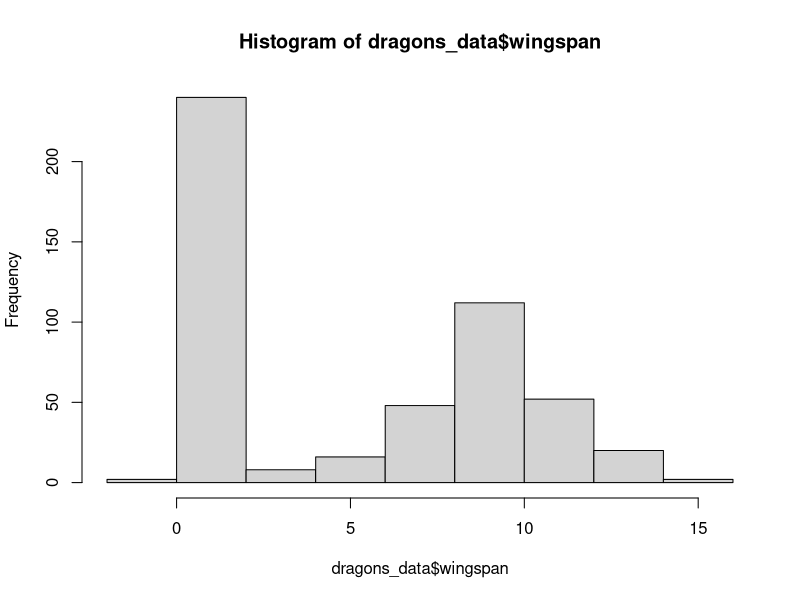
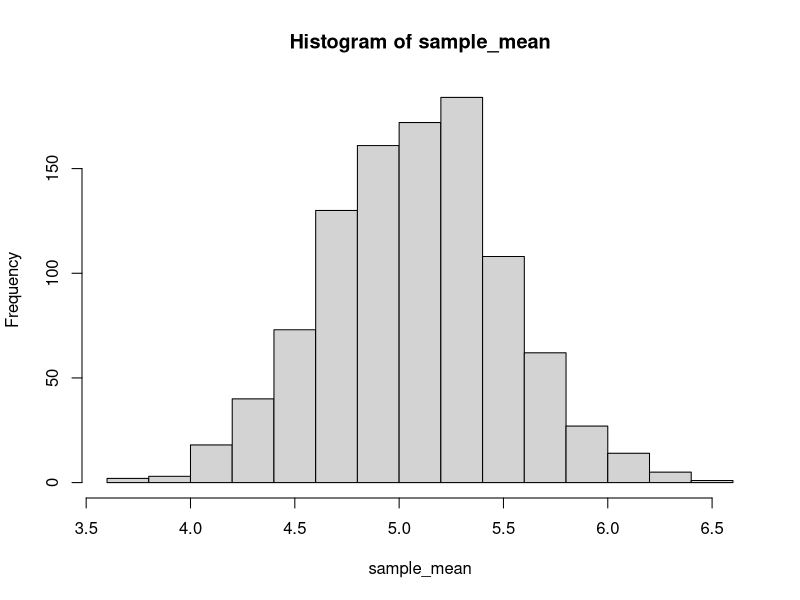

Write R code to recreate these figures, in order.
getwd()
setwd("/Users/shennuo/ADS_2023/Practical 5")

dragons_data<-read.csv("dragons.csv")

hist(dragons_data$wingspan)

sample_size<-100
sample_mean<-replicate(1000,mean(sample(dragons_data$wingspan,sample_size,replace = TRUE)))
hist(sample_mean)

